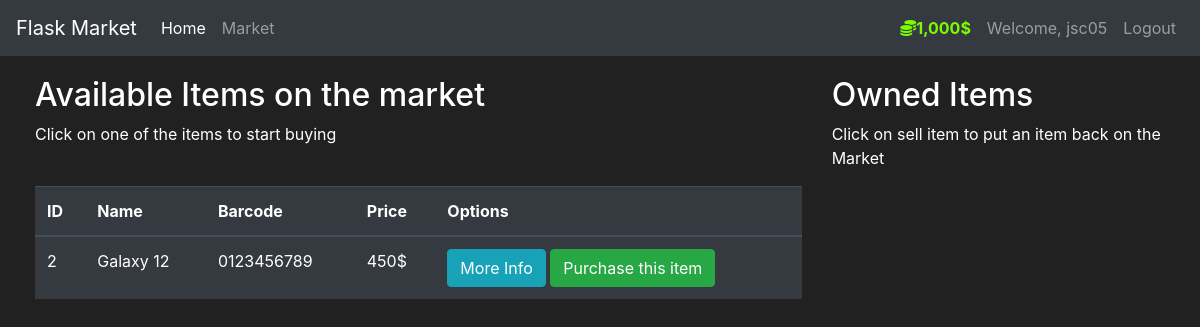
Page /market (signed in) on the earlier database version.
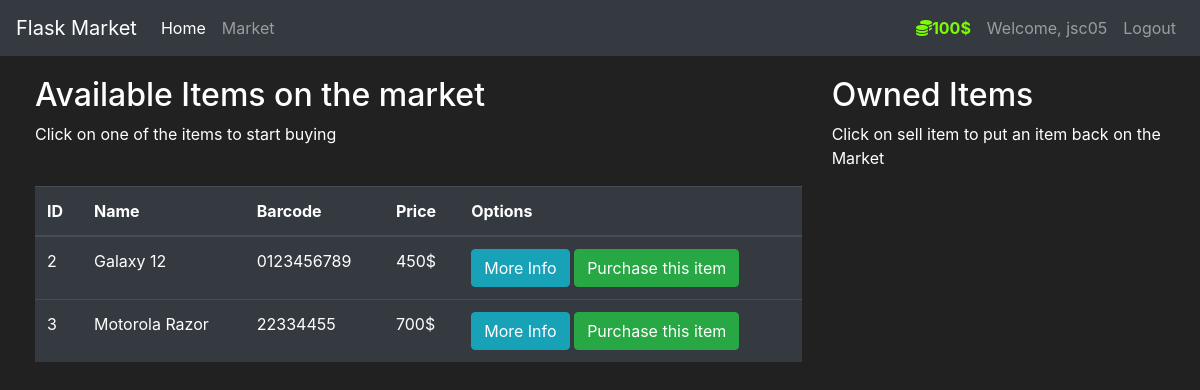
Same page on the later database version.
### market/models.py (models this page shows, shortened)
class User(db.Model, UserMixin):
    id = db.Column(db.Integer(), primary_key=True)
    username = db.Column(db.String(length=30), nullable=False, unique=True)
    email_address = db.Column(db.String(length=50), nullable=False, unique=True)
    password_hash = db.Column(db.String(length=60), nullable=False)
    budget = db.Column(db.Integer(), nullable=False, default=1000)
    items = db.relationship('Item', backref='owned_user', lazy=True)
    @property
    def password(self):
        return self.password
    @property
    def prettier_budget(self):
        if len(str(self.budget)) >= 4:
            return f'{str(self.budget)[:-3]},{str(self.budget)[-3:]}$'
        else:
            return f'{self.budget}$'

class Item(db.Model):
    id = db.Column(db.Integer(), primary_key=True)
    name = db.Column(db.String(length=30), nullable=False, unique=True)
    barcode = db.Column(db.String(length=12), nullable=False, unique=True)
    price = db.Column(db.Integer(), nullable=False)
    description = db.Column(db.String(length=1024), nullable=False)
    owner = db.Column(db.Integer(), db.ForeignKey('user.id'))

### market/routes.py (the view, shortened to what this page needs)
@app.route('/market', methods=['GET', 'POST'])
@login_required
def market_page():
    purchase_form = PurchaseItemForm()
    if request.method == 'GET':
        items = Item.query.filter_by(owner=None)
        return render_template('market.html', items=items, purchase_form=purchase_form)

### market/models.py (called while the page is built)
@login_manager.user_loader
def load_user(user_id):
    return User.query.get(int(user_id))

### market/templates/market.html (shortened to what this page needs)
{% extends 'base.html' %}
{% block content %}
    <div class="row" style="margin-top: 20px; margin-left: 20px;">
        <div class="col-8">
            <h2>Available Items on the market</h2>
            <p>Click on one of the items to start buying</p>
            <br>
            <table class="table table-hover table-dark">
                <thead>
                    <tr>
                        <th scope="col">ID</th>
                        <th scope="col">Name</th>
                        <th scope="col">Barcode</th>
                        <th scope="col">Price</th>
                        <th scope="col">Options</th>
                    </tr>
                </thead>
                {% for item in items %}
                <tbody>
                    <tr>
                        <td>{{ item.id }}</td>
                        <td>{{ item.name }}</td>
                        <td>{{ item.barcode }}</td>
                        <td>{{ item.price }}$</td>
                        <td>
                            <button class="btn btn-outline btn-info" data-toggle="modal" data-target="#itemsModal-{{ item.id }}">More Info</button>
                            <button class="btn btn-outline btn-success" data-toggle="modal" data-target="#purchaseModal-{{ item.id }}">Purchase this item</button>
                        </td>
                    </tr>
                </tbody>
                {% endfor %}
            </table>
        </div>
        <div class="col-4">
            <h2>Owned Items</h2>
            <p>Click on sell item to put an item back on the Market</p>
            <br>
        </div>
    </div>
{% endblock %}

### market/templates/base.html (shortened to what this page needs)
<!doctype html>
<html lang="en">
   <head>
        <link rel="stylesheet" href="https://cdn.jsdelivr.net/npm/bootstrap@4.5.3/dist/css/bootstrap.min.css">
   </head>
   <body>
        <nav class="navbar navbar-expand-md navbar-dark bg-dark">
            <a class="navbar-brand" href="#">Flask Market</a>
            <div class="collapse navbar-collapse" id="navbarNav">
                <ul class="navbar-nav mr-auto">
                    <li class="nav-item active">
                        <a class="nav-link" href="{{ url_for('home_page') }}">Home <span class="sr-only">(current)</span></a>
                    </li>
                    <li class="nav-item">
                        <a class="nav-link" href="{{ url_for('market_page') }}">Market</a>
                    </li>
                </ul>
                {% if current_user.is_authenticated %}
                    <ul class="navbar-nav">
                        <li class="nav-item">
                            <a class="nav-link" style="color: lawngreen; font-weight: bold;">
                                <i class="fas fa-coins"></i>{{ current_user.prettier_budget }}
                            </a>
                        </li>
                        <li class="nav-item">
                            <a class="nav-link">Welcome, {{ current_user.username }}</a>
                        </li>
                        <li class="nav-item">
                            <a class="nav-link" href="{{ url_for('logout_page') }}">Logout</a>
                        </li>
                    </ul>
                {% endif %}
            </div>
        </nav>
        {% block content %}
        {% endblock %}
   </body>
</html>

### market/templates/base.html (style rules this page uses)
body { background-color: #212121; color: white }

Differences in the rows shown:
changed User "jsc05": prettier_budget "1,000$" → "100$"
added Item: id "3", name "Motorola Razor", barcode "22334455", price "700"
